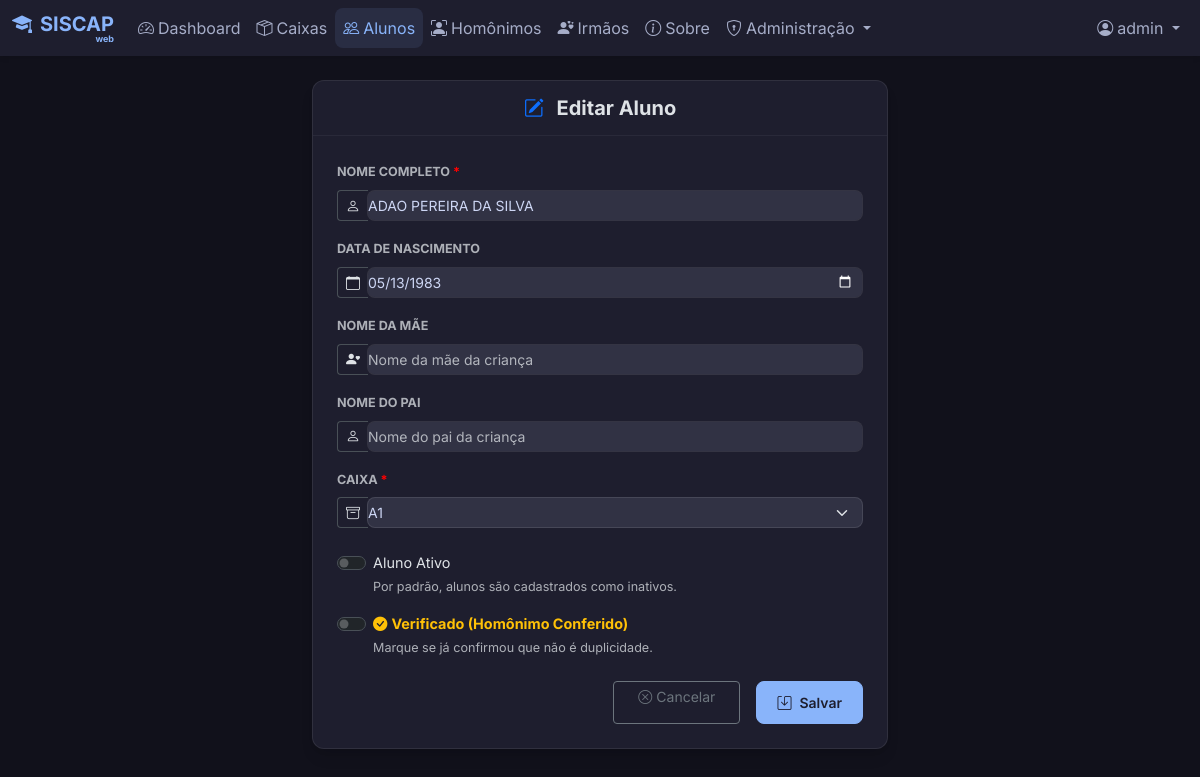
Before: /alunos/editar/75 (signed in) with the older database file.
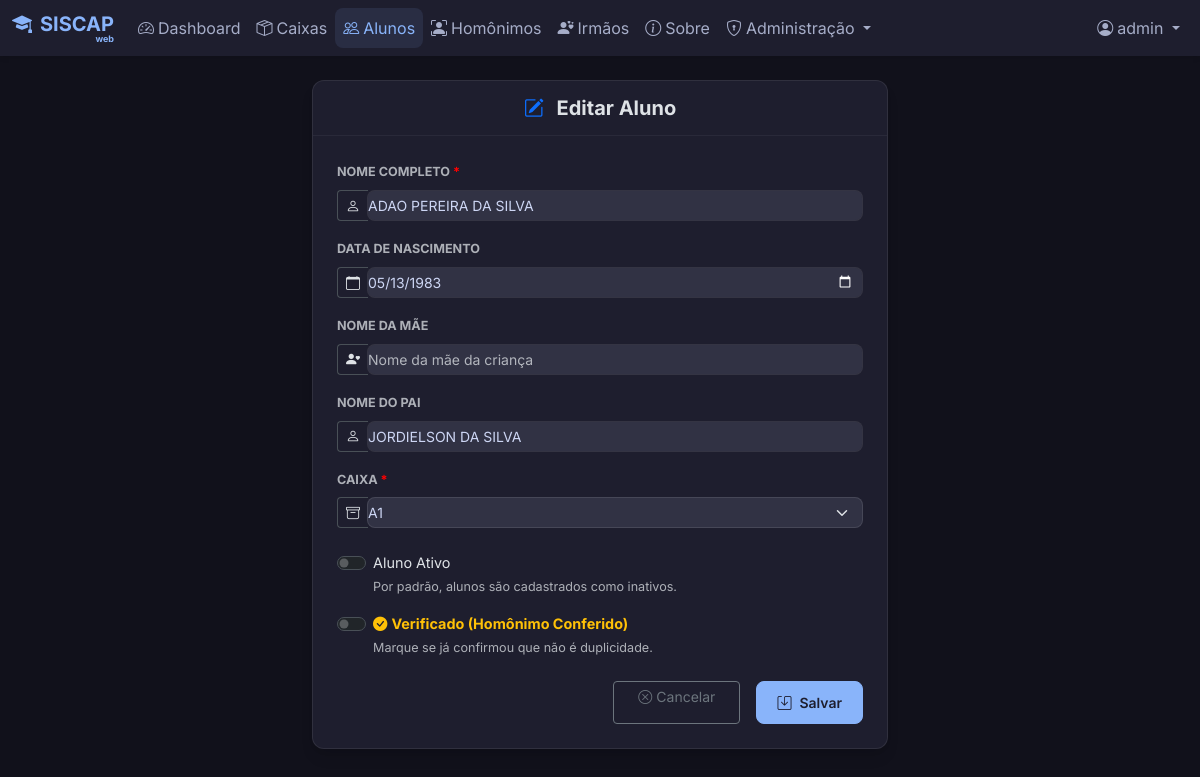
After: the same page with the newer database file.
### models.py (models this page shows, shortened)
class Aluno(db.Model):
    id = db.Column(db.Integer, primary_key=True)
    nome = db.Column(db.String(100), nullable=False)
    data_nascimento = db.Column(db.Date, nullable=True)
    nome_mae = db.Column(db.String(100), nullable=True)
    nome_pai = db.Column(db.String(100), nullable=True)
    caixa_id = db.Column(db.Integer, db.ForeignKey('caixa.id'), nullable=False)
    ativo = db.Column(db.Boolean, default=False)
    homonimo_verificado = db.Column(db.Boolean, default=False)
    created_by_id = db.Column(db.Integer, db.ForeignKey('user.id'), nullable=True)
    caixa = db.relationship('Caixa', backref=db.backref('alunos', lazy=True))
    created_by = db.relationship('User', backref=db.backref('created_students', lazy=True))

### app.py (the view, shortened to what this page needs)
@app.route('/alunos/editar/<int:id>', methods=['GET', 'POST'])
@login_required
def edit_aluno(id):
    aluno = Aluno.query.get_or_404(id)
    system_config = SystemConfig.query.first()
    permitir_acima = system_config.permitir_alunos_acima_capacidade if system_config else False
    caixas_records = db.session.query(Caixa, func.count(Aluno.id)).outerjoin(Aluno, Aluno.caixa_id == Caixa.id).group_by(Caixa.id).order_by(Caixa.letra, Caixa.numero).all()
    caixas_info = [{'id': c.id, 'nome_formatado': c.nome_formatado, 'count': count} for c, count in caixas_records]
    return render_template('novo_aluno.html', caixas=caixas_info, aluno=aluno, permitir_acima=permitir_acima)

### app.py (called while the page is built)
def create_app(config_class=DevelopmentConfig):
    if os.environ.get('FLASK_ENV') == 'production':
        config_class = ProductionConfig
    app = Flask(__name__)
    app.config.from_object(config_class)
    app.config['PERMANENT_SESSION_LIFETIME'] = timedelta(minutes=10)
    db.init_app(app)
    login_manager = LoginManager()
    login_manager.login_view = 'login'
    login_manager.login_message = ''
    login_manager.login_message_category = 'info'
    login_manager.init_app(app)
    @login_manager.user_loader
    def load_user(user_id):
        return User.query.get(int(user_id))
    return app, login_manager

@app.context_processor
def inject_system_config():
    return dict(system_config=SystemConfig.query.first())

@app.before_request
def check_admin_access():
    admin_routes = ['/usuarios', '/configuracoes', '/importacoes', '/auditoria', '/usuarios/gerenciar']
    if request.path in admin_routes or request.path.startswith('/usuarios/'):
        if current_user.is_authenticated and current_user.role != 'Administrador':
            flash('Acesso negado. Apenas administradores podem acessar esta área.', 'error')
            return redirect(url_for('dashboard'))

### templates/novo_aluno.html (shortened to what the changed rows need)
{% extends 'base.html' %}
{% block content %}
<div class="row justify-content-center" style="font-size: 0.9rem;">
    <div class="col-md-8 col-lg-6">
        <div class="card shadow-sm border-0">
            <div class="card-body p-4">
                <form action="{{ url_for('edit_aluno', id=aluno.id) if aluno else url_for('novo_aluno') }}"
                    method="POST" class="needs-validation"
                    data-original-caixa-id="{{ aluno.caixa_id if aluno else '' }}" novalidate>
                    <div class="mb-3">
                        <div class="input-group has-validation input-group-sm">
                            <span class="input-group-text bg-transparent border-end-0"><i
                                    class="bi bi-person"></i></span>
                            <input type="text" class="form-control border-start-0 ps-0" id="nome" name="nome" required
                                oninput="handleNomeInput()" placeholder="Nome do aluno"
                                value="{{ aluno.nome if aluno else '' }}">
                        </div>
                    </div>
                    <div class="mb-3">
                        <div class="input-group input-group-sm">
                            <span class="input-group-text bg-transparent border-end-0"><i
                                    class="bi bi-calendar"></i></span>
                            <input type="date" class="form-control border-start-0 ps-0" id="data_nascimento"
                                name="data_nascimento" min="1900-01-01"
                                value="{{ aluno.data_nascimento.strftime('%Y-%m-%d') if aluno and aluno.data_nascimento else '' }}">
                        </div>
                    </div>
                    <div class="mb-3">
                        <div class="input-group input-group-sm">
                            <span class="input-group-text bg-transparent border-end-0"><i
                                    class="bi bi-person"></i></span>
                            <input type="text" class="form-control border-start-0 ps-0" id="nome_pai" name="nome_pai"
                                placeholder="Nome do pai da criança"
                                value="{{ aluno.nome_pai or '' if aluno else '' }}">
                        </div>
                    </div>
                    <div class="mb-4">
                        <div class="form-check form-switch mb-3">
                            <input class="form-check-input" type="checkbox" id="ativo" name="ativo" >
                            <label class="form-check-label" for="ativo">Aluno Ativo</label>
                            <div class="form-text text-muted">Por padrão, alunos são cadastrados como inativos.</div>
                        </div>
                        <div class="form-check form-switch">
                            <input class="form-check-input" type="checkbox" id="homonimo_verificado"
                                name="homonimo_verificado" >
                            <label class="form-check-label fw-bold text-warning" for="homonimo_verificado">
                                <i class="bi bi-check-circle-fill me-1"></i>Verificado (Homônimo Conferido)
                            </label>
                            <div class="form-text text-muted">Marque se já confirmou que não é duplicidade.</div>
                        </div>
                    </div>
                </form>
            </div>
        </div>
    </div>
</div>
{% endblock %}

Changed rows visible on the page:
changed Aluno "ADAO PEREIRA DA SILVA": nome_pai (not shown) → "JORDIELSON DA SILVA"
